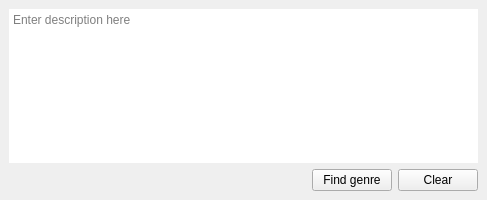
<?xml version="1.0" encoding="UTF-8"?>
<ui version="4.0">
 <class>MainWindow</class>
 <widget class="QMainWindow" name="MainWindow">
  <property name="geometry">
   <rect>
    <x>0</x>
    <y>0</y>
    <width>487</width>
    <height>200</height>
   </rect>
  </property>
  <property name="windowTitle">
   <string>Genre finder</string>
  </property>
  <widget class="QWidget" name="centralwidget">
   <layout class="QVBoxLayout" name="verticalLayout">
    <item>
     <widget class="QTextEdit" name="description_ip">
      <property name="frameShape">
       <enum>QFrame::NoFrame</enum>
      </property>
      <property name="frameShadow">
       <enum>QFrame::Plain</enum>
      </property>
      <property name="placeholderText">
       <string>Enter description here</string>
      </property>
     </widget>
    </item>
    <item>
     <layout class="QHBoxLayout" name="horizontalLayout">
      <item>
       <spacer name="horizontalSpacer_3">
        <property name="orientation">
         <enum>Qt::Horizontal</enum>
        </property>
        <property name="sizeHint" stdset="0">
         <size>
          <width>40</width>
          <height>20</height>
         </size>
        </property>
       </spacer>
      </item>
      <item>
       <widget class="QPushButton" name="find_btn">
        <property name="text">
         <string>Find genre</string>
        </property>
       </widget>
      </item>
      <item>
       <widget class="QPushButton" name="clear_btn">
        <property name="text">
         <string>Clear</string>
        </property>
       </widget>
      </item>
     </layout>
    </item>
   </layout>
  </widget>
 </widget>
 <resources/>
 <connections/>
</ui>
